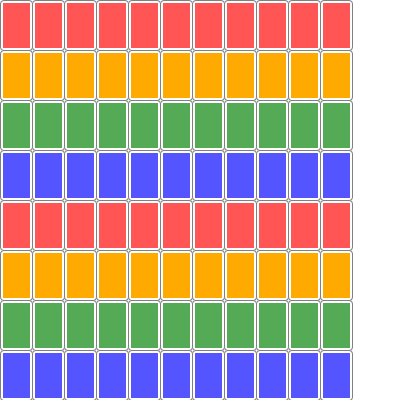
Frame 1 (no input)
Frame 60 (the mouse pressed at the canvas centre just before this capture): identical to frame 1, image omitted
Frame 120 (the mouse held since frame 60 and released just before this capture): identical to frame 1, image omitted

The Processing sketch that drew this single still picture (run headless with seeded random() and noise(); from frame 60 on, the mouse is pressed at the canvas centre):

// Processing sketch: week04_3_UNO_better_card
// ── week04_3_UNO_better_card.pde
void setup()
{
  size(400,400);
}
color [] C = {#FF5555, #FFAA00 , #55AA55 , #5555FF};
int [][]card = new int[8][11];

void draw()
{
  background(255);
  for(int i=0;i<8;i++)
  {
    
    for(int j=0;j<11;j++)
    {
      drawCard(j*32, i*50 , C[i%4]);
    
    }
  }
}
void drawCard(int x ,int y , color c)
{
    stroke(128);
    fill(255);
    rect(x,y,32,50,4);
    noStroke();
    fill(c);
    rect(x+3,y+3 ,32-5 ,50-5);
}
